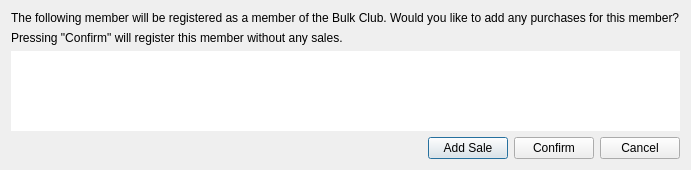
<?xml version="1.0" encoding="UTF-8"?>
<ui version="4.0">
 <class>AddMemberPopup</class>
 <widget class="QDialog" name="AddMemberPopup">
  <property name="windowModality">
   <enum>Qt::ApplicationModal</enum>
  </property>
  <property name="geometry">
   <rect>
    <x>0</x>
    <y>0</y>
    <width>644</width>
    <height>170</height>
   </rect>
  </property>
  <property name="windowTitle">
   <string>Add Member</string>
  </property>
  <property name="modal">
   <bool>true</bool>
  </property>
  <layout class="QGridLayout" name="gridLayout">
   <item row="3" column="2">
    <widget class="QPushButton" name="addSaleButton">
     <property name="text">
      <string>Add Sale</string>
     </property>
    </widget>
   </item>
   <item row="3" column="4">
    <widget class="QPushButton" name="cancelAddButton">
     <property name="text">
      <string>Cancel</string>
     </property>
    </widget>
   </item>
   <item row="0" column="0" colspan="5">
    <widget class="QLabel" name="label">
     <property name="text">
      <string>The following member will be registered as a member of the Bulk Club. Would you like to add any purchases for this member?</string>
     </property>
    </widget>
   </item>
   <item row="3" column="3">
    <widget class="QPushButton" name="confirmAddButton">
     <property name="text">
      <string>Confirm</string>
     </property>
    </widget>
   </item>
   <item row="3" column="1">
    <spacer name="horizontalSpacer">
     <property name="orientation">
      <enum>Qt::Horizontal</enum>
     </property>
     <property name="sizeHint" stdset="0">
      <size>
       <width>40</width>
       <height>20</height>
      </size>
     </property>
    </spacer>
   </item>
   <item row="2" column="0" colspan="5">
    <widget class="QTableView" name="addMemView">
     <property name="frameShape">
      <enum>QFrame::NoFrame</enum>
     </property>
     <property name="frameShadow">
      <enum>QFrame::Plain</enum>
     </property>
     <property name="editTriggers">
      <set>QAbstractItemView::NoEditTriggers</set>
     </property>
     <property name="selectionMode">
      <enum>QAbstractItemView::NoSelection</enum>
     </property>
     <attribute name="verticalHeaderVisible">
      <bool>false</bool>
     </attribute>
     <attribute name="verticalHeaderStretchLastSection">
      <bool>true</bool>
     </attribute>
    </widget>
   </item>
   <item row="1" column="0" colspan="5">
    <widget class="QLabel" name="label_2">
     <property name="text">
      <string>Pressing &quot;Confirm&quot; will register this member without any sales.</string>
     </property>
    </widget>
   </item>
  </layout>
 </widget>
 <resources/>
 <connections/>
</ui>
